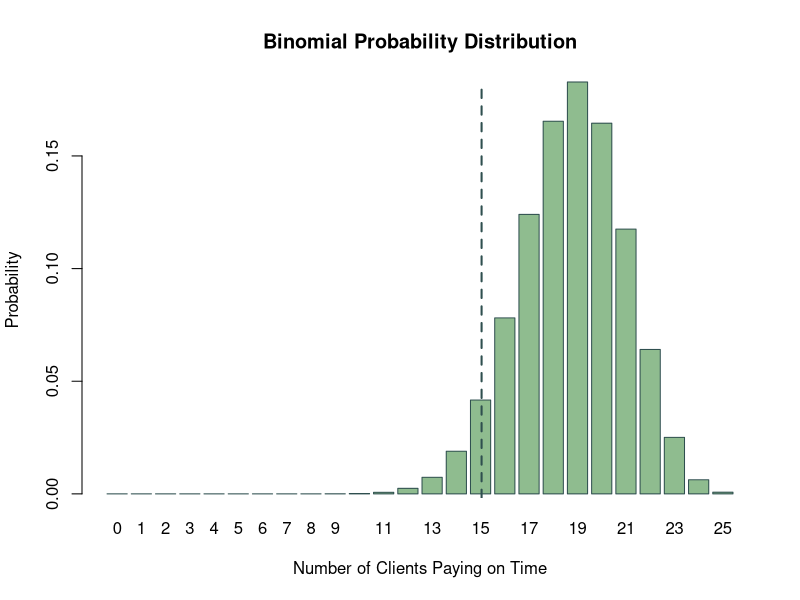
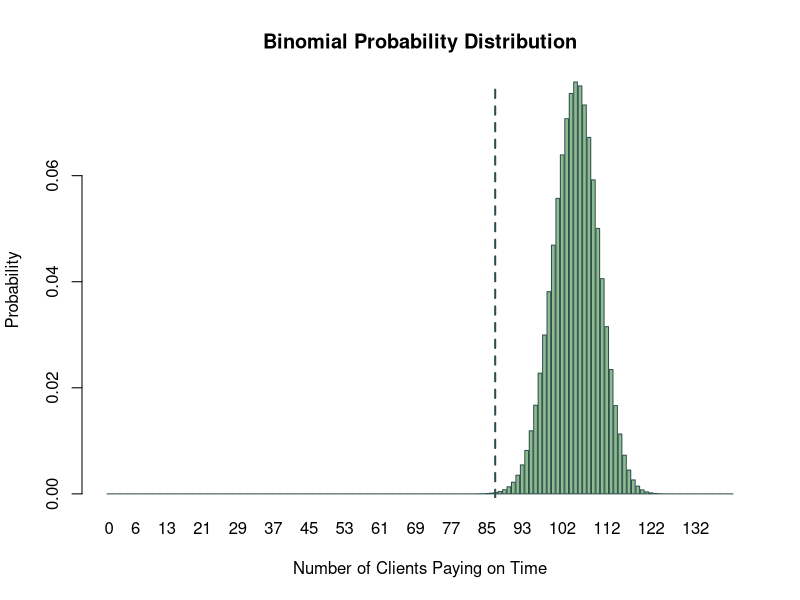
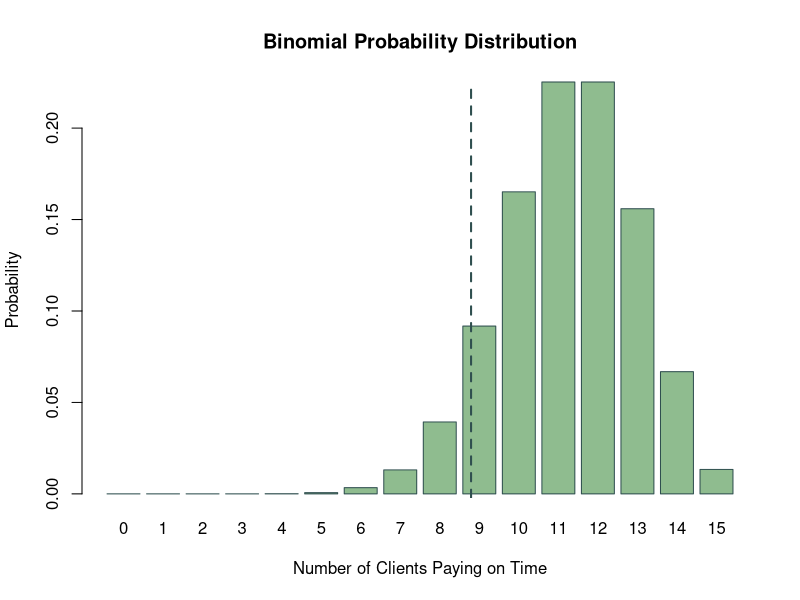

R code for these plots, in order:



p = 0.75                # Probability of paying on time
sample = 25             # Number of individuals in the sample

x = 0:sample            # Generate the x values (0 to sample)

# Calculate the probabilities using the Binomial distribution
probabilities = dbinom(x, size = sample, prob = p)

barplot(probabilities, names.arg = x, xlab = "Number of Clients Paying on Time",
        ylab = "Probability", main = "Binomial Probability Distribution",
        col = "dark sea green", border = "dark slate grey")

# Mean:
abline(v = sample * p, col = "dark slate grey", lty = 2, lwd = 2)


# INCREASE IN SAMPLE SIZE


p = 0.75                # Probability of paying on time
sample = 140             # increase in sample size

x = 0:sample            # Generate the x values (0 to sample)

# Calculate the probabilities using the Binomial distribution
probabilities = dbinom(x, size = sample, prob = p)

barplot(probabilities, names.arg = x, xlab = "Number of Clients Paying on Time",
        ylab = "Probability", main = "Binomial Probability Distribution",
        col = "dark sea green", border = "dark slate grey")

# Mean:
abline(v = sample * p, col = "dark slate grey", lty = 2, lwd = 2)

# DECREASE IN SAMPLE SIZE

p = 0.75                # Probability of paying on time
sample = 15             # decrease in sample size

x = 0:sample            # Generate the x values (0 to sample)

# Calculate the probabilities using the Binomial distribution
probabilities = dbinom(x, size = sample, prob = p)

barplot(probabilities, names.arg = x, xlab = "Number of Clients Paying on Time",
        ylab = "Probability", main = "Binomial Probability Distribution",
        col = "dark sea green", border = "dark slate grey")

# Mean:
abline(v = sample * p, col = "dark slate grey", lty = 2, lwd = 2)